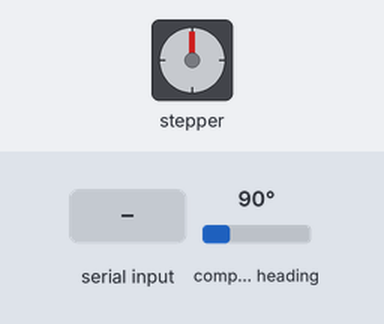
The sketch below on a simulated STM32 Blue Pill. On the bench: stepper motor. The test bench sets the inputs (shaded band); at power-on: compass heading 90°. Stepper angles assume 200 steps per turn.

Above: at 3.3 s.
3.4 s: "d\n" received over the second serial link
Timing chart, 0 to 7.5 s (numbered marks = the images above; inputs shaded):
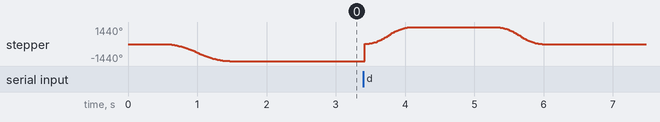

The sketch:

Nema17_control_giro.ino
```cpp
#include <AccelStepper.h>
#include <Wire.h>
#include "AS5600.h" // La librería AS5600 que te funciona

// --- Constante de Conversión ---
const float RAW_A_GRADOS = 360.0 / 4096.0;

// --- Configuración de Pines ---
const int pinPaso = PA5;
const int pinDireccion = PA6;

// --- Configuración del Motor, Reductor y Encoder ---
const float PASOS_POR_REV_MOTOR = 200.0;
const int MICROPASOS = 16; // ¡¡VERIFICAR CONFIGURACIÓN FÍSICA DEL A4988!!
const float RELACION_REDUCTOR = 1.0; // SIN REDUCTOR
const float PASOS_POR_REV_SALIDA = PASOS_POR_REV_MOTOR * MICROPASOS * RELACION_REDUCTOR;
const float PASOS_POR_GRADO_SALIDA = PASOS_POR_REV_SALIDA / 360.0;

// --- Configuración de Movimiento (¡AJUSTAR!) ---
// Empezar con valores mas bajos
 const float VELOCIDAD_MAXIMA = 800.0 * MICROPASOS;
const float ACELERACION = 400.0 * MICROPASOS;
const float TOLERANCIA_ANGULO = 1.0;

// --- Objetos ---
AccelStepper motorPasoAPaso(AccelStepper::DRIVER, pinPaso, pinDireccion);
AS5600 encoder;

// --- Variables Globales ---
float anguloEncoderAbsHome = 0.0; // Ángulo absoluto EN GRADOS que define nuestro "Home"
long posicionLogicaActual = 0;    // Posición actual del stepper según AccelStepper (en micropasos).
bool esperandoEntrada = false;    // Se pondrá a true DESPUÉS de la calibración inicial
bool primerMovimientoHecho = false; // Bandera para la lógica de la máquina de estados en loop()
                                    // para saber si ya se hizo el movimiento hacia +/-90 grados.
char ultimoComandoChar = ' ';     // Guarda el último comando ('d' o 'i') para la lógica de retorno.

// --- Funciones Auxiliares ---
float normalizarAngulo(float angulo) {      //Toma un ángulo y lo devuelve en el rango [0, 360) grados.
  angulo = fmod(angulo, 360.0);             //Ej: 370 -> 10, -10 -> 350
  if (angulo < 0) {
    angulo += 360.0;
  }
  return angulo;
}

float calcularDiferenciaAngular(float anguloObjetivo, float anguloActual) {                 //Calcula la diferencia angular más corta (con signo)
  float diferencia = normalizarAngulo(anguloObjetivo) - normalizarAngulo(anguloActual);     //entre dos ángulos. El resultado estará entre -180 y +180 grados.
  if (diferencia > 180.0) {                                                                 //Ej: angulo1=10, angulo2=350. Diferencia directa = -340. Diferencia más corta = +20.
    diferencia -= 360.0;
  } else if (diferencia <= -180.0) {
    diferencia += 360.0;
  }
  return diferencia;
}

float leerAnguloEncoderEnGrados() {
  word rawAngle = encoder.readAngle(); // Asumo que esto devuelve el valor crudo (0-4095)
  return (float)rawAngle * RAW_A_GRADOS;
}

void correrStepperHastaPosicion(long posicionObjetivoLogico) {      //Mueve el motor a una 'posicionObjetivoLogico' (en micropasos) y espera hasta que el movimiento se complete.
    motorPasoAPaso.moveTo(posicionObjetivoLogico);                  //Le dice a AccelStepper el nuevo objetivo.
    Serial1.print("Moviendo stepper a posicion logica: "); Serial1.println(posicionObjetivoLogico);
    while (motorPasoAPaso.distanceToGo() != 0) {
      motorPasoAPaso.run();
    }
    Serial1.print("Movimiento stepper completado. Posicion logica final: "); Serial1.println(motorPasoAPaso.currentPosition());
    delay(200); // Pausa para estabilizar
}

void imprimirIndicacion() {
  Serial1.println("------------------------------------");
  Serial1.println("Ingrese 'i' (izquierda 90) o 'd' (derecha 90):");
}

void setup() {
  Serial1.begin(115200);    // Inicia comunicación serie con el PC (Monitor Serie).
  Wire.begin();             // Inicia comunicación I2C para el encoder.
  Serial1.println("Iniciando Setup (SIN REDUCTOR)...");
  Serial1.print("PASOS_POR_GRADO_SALIDA (calculado): "); Serial1.println(PASOS_POR_GRADO_SALIDA, 4);

  // Configurar pines del motor como SALIDA.
  pinMode(pinPaso, OUTPUT);
  pinMode(pinDireccion, OUTPUT);
  digitalWrite(pinPaso, LOW);     // Estado inicial seguro.
  digitalWrite(pinDireccion, LOW);

  // Inicializar el encoder AS5600.
  encoder.begin();
  encoder.setDirection(AS5600_CLOCK_WISE); // Configura la dirección de aumento del ángulo.

  bool encoderOK = encoder.isConnected(); // Verifica si el encoder responde.

  if (!encoderOK) {
      Serial1.println("ERROR: Encoder AS5600 NO detectado.");
      while(1); // Detiene el programa si no hay encoder.
  }
  Serial1.println("Encoder AS5600 detectado.");
  delay(500);

  // --- CALIBRACIÓN INICIAL A 0 GRADOS (CONCEPTUAL) ---
  Serial1.println("Calibrando a posicion CERO...");
  float anguloLecturaInicial = leerAnguloEncoderEnGrados();               // Lee la posición física de arranque.
  if (anguloLecturaInicial < 0.0) {                                       // Asumiendo que -1 es error
      Serial1.println("ERROR al leer angulo para calibracion inicial.");
      while(1);
  }
  Serial1.print("Angulo de lectura inicial (GRADOS): "); Serial1.println(anguloLecturaInicial, 2);

  // El "0 grados conceptual" será el ángulo más cercano a 0, 360, 720 etc.
  // Para simplificar, llevaremos la lectura actual del encoder a lo que consideraremos 0 grados.
  // Si el ángulo actual es, por ejemplo, 20 grados, y queremos que esa posición sea 0,
  // necesitamos movernos -20 grados.
  // Si el ángulo actual es 350, y queremos que esa posición sea 0 (o 360 que es lo mismo),
  // necesitamos movernos +10 grados.

  float anguloObjetivoCalibracion = 0.0; // Nuestro 0 grados conceptual

  // Calcula cuánto hay que moverse para que la 'anguloLecturaInicial' se convierta en 'anguloObjetivoCalibracion'.
  float diferenciaParaCalibrar = calcularDiferenciaAngular(anguloObjetivoCalibracion, anguloLecturaInicial);

  Serial1.print("Diferencia para calibrar a CERO (GRADOS): "); Serial1.println(diferenciaParaCalibrar, 2);

  long pasosParaCalibrar = round(diferenciaParaCalibrar * PASOS_POR_GRADO_SALIDA);  // Convierte a pasos.
  Serial1.print("Pasos para calibrar: "); Serial1.println(pasosParaCalibrar);

  motorPasoAPaso.setMaxSpeed(VELOCIDAD_MAXIMA / 2); // Usar velocidad más lenta para calibrar
  motorPasoAPaso.setAcceleration(ACELERACION / 2); // Usar aceleración más lenta
  motorPasoAPaso.setCurrentPosition(0); // El stepper está lógicamente en 0

  correrStepperHastaPosicion(pasosParaCalibrar); // Mover los pasos calculados

  delay(500); // Esperar que se asiente
  anguloEncoderAbsHome = leerAnguloEncoderEnGrados(); // Lee la posición física final después de calibrar. Este es nuestro nuevo HOME absoluto
  if (anguloEncoderAbsHome < 0.0) {
      Serial1.println("ERROR al leer angulo para definir HOME.");
      while(1);
  }
  // Forzar que el "home" sea lo más cercano a 0 o 360 posible después del movimiento.
  // Esto es para que los siguientes cálculos de +/- 90 sean más intuitivos.
  if (abs(calcularDiferenciaAngular(anguloEncoderAbsHome, 0.0)) > abs(calcularDiferenciaAngular(anguloEncoderAbsHome, 360.0))) {
      // Si está más cerca de 360 (ej. 358), lo consideramos 0 para la próxima normalización
      // Esto se maneja bien con normalizeAngle y calculateDifferenceAngular si anguloEncoderAbsHome se usa consistentemente.
      // No es estrictamente necesario hacer anguloEncoderAbsHome = 0.0 aquí si las funciones de ángulo son robustas.
      // Pero para claridad de los logs:
      if (calcularDiferenciaAngular(anguloEncoderAbsHome, 0.0) < -170) anguloEncoderAbsHome = 0.0 + (anguloEncoderAbsHome - 360.0);
      else if (calcularDiferenciaAngular(anguloEncoderAbsHome, 0.0) > 170) anguloEncoderAbsHome = 0.0 + (anguloEncoderAbsHome + 360.0);
      // Lo más simple es normalizarlo después de leer:
      anguloEncoderAbsHome = normalizarAngulo(anguloEncoderAbsHome);
      if (anguloEncoderAbsHome > 180) anguloEncoderAbsHome -= 360; // Preferir rango -180 a 180 para el home si está cerca de los extremos
      // Para el propósito de la lógica, el anguloEncoderAbsHome es la lectura *real*
  }


  motorPasoAPaso.setCurrentPosition(0); // Después de calibrar, esta posición física es el 0 lógico del stepper.
  posicionLogicaActual = 0;

  Serial1.print("Calibracion completada. Angulo Home absoluto (GRADOS) Encoder: "); Serial1.println(anguloEncoderAbsHome, 2);
  Serial1.println("Posicion Logica Stepper establecida a 0.");

  // Restaurar velocidad y aceleración normales para operación
  motorPasoAPaso.setMaxSpeed(VELOCIDAD_MAXIMA);
  motorPasoAPaso.setAcceleration(ACELERACION);

  esperandoEntrada = true; // Ahora sí, esperar comandos del usuario
  imprimirIndicacion();
}

void loop() {
  if (esperandoEntrada && Serial1.available() > 0) {
    char comando = Serial1.read();
    comando = tolower(comando);

    float anguloObjetivoRelativoGrados = 0.0;
    bool comandoValido = false;

    float anguloEncoderActualParaCalculo = leerAnguloEncoderEnGrados();
     if (anguloEncoderActualParaCalculo < -900.0 ) { // Error en lectura
        Serial1.println("Error al leer encoder antes de procesar comando. Ignorando comando.");
        imprimirIndicacion();
        return;
    }

    if (comando == 'd') {
      Serial1.println("\nComando 'd' recibido.");
      anguloObjetivoRelativoGrados = 90.0;
      comandoValido = true;
      ultimoComandoChar = 'd';
    } else if (comando == 'i') {
      Serial1.println("\nComando 'i' recibido.");
      anguloObjetivoRelativoGrados = -90.0;
      comandoValido = true;
      ultimoComandoChar = 'i';
    }

    if (comandoValido) {
      esperandoEntrada = false;
      primerMovimientoHecho = false;

      float anguloEncoderObjetivoAbs = normalizarAngulo(anguloEncoderAbsHome + anguloObjetivoRelativoGrados);
      Serial1.print("Moviendo a "); Serial1.print(anguloObjetivoRelativoGrados);
      Serial1.print(" grados rel. (Obj. Encoder Abs: "); Serial1.print(anguloEncoderObjetivoAbs, 2); Serial1.println(")");

      float diferenciaGradosRequerida = calcularDiferenciaAngular(anguloEncoderObjetivoAbs, anguloEncoderActualParaCalculo);
      long pasosAMover = round(diferenciaGradosRequerida * PASOS_POR_GRADO_SALIDA);
      long nuevaPosicionLogicaObjetivo = motorPasoAPaso.currentPosition() + pasosAMover;

      Serial1.print("   Ang Encoder Actual (GRADOS): "); Serial1.println(anguloEncoderActualParaCalculo, 2);
      Serial1.print("   Dif Angular a cubrir (GRADOS): "); Serial1.println(diferenciaGradosRequerida, 2);
      Serial1.print("   Pasos Logicos a mover: "); Serial1.println(pasosAMover);

      correrStepperHastaPosicion(nuevaPosicionLogicaObjetivo);
      primerMovimientoHecho = true;

    } else if (comando != '\n' && comando != '\r') {
      Serial1.print("Caracter '"); Serial1.print(comando); Serial1.println("' no reconocido.");
      imprimirIndicacion();
    }
  }

  if (primerMovimientoHecho && motorPasoAPaso.distanceToGo() == 0) {
      if (motorPasoAPaso.currentPosition() != 0) {
          Serial1.println("   Llego al objetivo (+/-90 grados).");
          float anguloAlLlegar = leerAnguloEncoderEnGrados();
          if (anguloAlLlegar >= -360.0) { // Chequeo básico de validez
            float anguloObjetivoAbsCalculado = normalizarAngulo(anguloEncoderAbsHome + (ultimoComandoChar == 'd' ? 90.0 : -90.0));
            float errorReal = calcularDiferenciaAngular(anguloAlLlegar, anguloObjetivoAbsCalculado);
            Serial1.print("   Verificacion Encoder -> Angulo Abs Alcanzado (GRADOS): "); Serial1.print(anguloAlLlegar, 2);
            Serial1.print(", Error vs Esperado (GRADOS): "); Serial1.println(errorReal, 2);
            if (abs(errorReal) > TOLERANCIA_ANGULO) Serial1.println("   ADVERTENCIA: Error angular grande!");
          } else { Serial1.println("   Error leyendo encoder en objetivo."); }

          Serial1.println("   Esperando 1 segundo...");
          delay(1000);

          Serial1.println("   Regresando a posicion 'Home' (logica 0)...");
          correrStepperHastaPosicion(0);

      } else {
          Serial1.println("   Llego de vuelta al 'Home' logico.");
          float anguloEnHome = leerAnguloEncoderEnGrados();
           if (anguloEnHome >= -360.0) { // Chequeo básico
            float errorHome = calcularDiferenciaAngular(anguloEnHome, anguloEncoderAbsHome);
            Serial1.print("   Verificacion Encoder (Regreso) -> Angulo Abs Alcanzado (GRADOS): "); Serial1.print(anguloEnHome, 2);
            Serial1.print(", Error respecto al Home original (GRADOS): "); Serial1.println(errorHome, 2);

            // Re-calibrar el Home para el próximo ciclo de comando completo
            anguloEncoderAbsHome = anguloEnHome;
          } else { Serial1.println("   Error leyendo encoder al regresar a Home."); }

          motorPasoAPaso.setCurrentPosition(0); // Re-sincronizar AccelStepper a CERO lógico
          posicionLogicaActual = 0; // Actualizar nuestra variable de posición lógica
          Serial1.print("   Posicion logica resincronizada. Nuevo angulo Home (GRADOS): "); Serial1.println(anguloEncoderAbsHome, 2);

          primerMovimientoHecho = false;
          esperandoEntrada = true;
          ultimoComandoChar = ' ';
          imprimirIndicacion();
      }
  }

  if (!esperandoEntrada || motorPasoAPaso.distanceToGo() != 0) {
      motorPasoAPaso.run();
  }
}
```

Measured:
- after the input at 3.4 s, stepper: turns 2880° clockwise in 0.68 s, then 1440° counter-clockwise in 0.68 s
